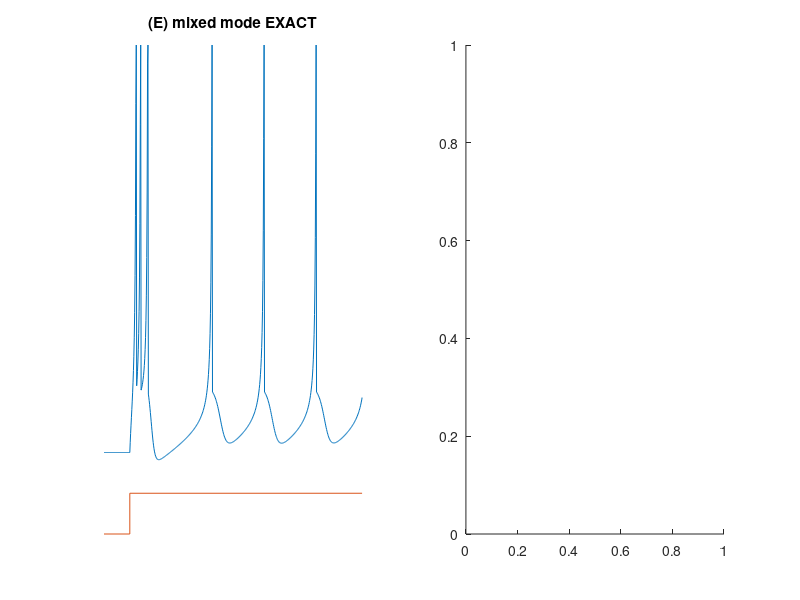

Recreate this plot in MATLAB. (Note: this script raises an error after producing the figure.)
clear;

%%%%%%%%%%%%%%% (E) mixed mode EXACT %%%%%%%%%%%%%%%%%%%%%%%%%
subplot(1,2,1) 
a=0.02; b=0.2;  c=-55;  d=4;
V=-70;  u=b*V;
VV=[];  uu=[];
tau = 0.25; tspan = 0:tau:160;
T1=tspan(end)/10;
for t=tspan
    if (t>T1) 
        I=10;
    else
        I=0;
    end;
    V = V + tau*(0.04*V^2+5*V+140-u+I);
    u = u + tau*a*(b*V-u);
    if V > 30
        VV(end+1)=30;
        V = c;
        u = u + d;
    else
        VV(end+1)=V;
    end;
    uu(end+1)=u;
end;
plot(tspan,VV,[0 T1 T1 max(tspan)],-90+[0 0 10 10]);
axis([0 max(tspan) -90 30])
axis off;
title('(E) mixed mode EXACT');

exact_VV = VV;

%%%%%%%%%%%%%%% (E) mixed mode APPROX %%%%%%%%%%%%%%%%%%%%%%%%%

subplot(1,2,2);

ni = 8;
nf = 8;
upper_bit_count = 8;


ETA_upper_bit_count = 18;

F = fimath('RoundingMethod', 'Nearest', ...
 'OverflowAction', 'Wrap', ...
 'ProductMode', 'SpecifyPrecision', ...
 'ProductWordLength', 2*(ni+nf), ...
 'ProductFractionLength', 2*nf, ...
 'SumMode', 'SpecifyPrecision', ...
 'SumWordLength', ni+nf, ...
 'SumFractionLength', nf, ...
 'CastBeforeSum', true);



a=0.02; b=0.2;  c=-55;  d=4;

a=fi(2^-6 + 2^-8,1,ni+nf,nf);
a.fimath = F;
b=fi(2^-2 - 2^-5,1,ni+nf,nf);
b.fimath = F;
X = fi(2^-5 + 2^-7,1,ni+nf,nf);
X.fimath = F;

V=-70;  u=b*V;
VV=[];  uu=[];
V=fi(V,1,ni+nf,nf);  
u=fi(u,1,ni+nf,nf);
V.fimath = F;
u.fimath = F;
tau = 0.25; tspan = 0:tau:160; %reducedfrom 160
T1=tspan(end)/10;

tau = fi(0.25,1,ni+nf,nf);
tau.fimath = F;
for t=tspan
    if (t>T1) 
        I=fi(10,1,ni+nf,nf);
    else
        I=fi(0,1,ni+nf,nf);
    end;

        ETM1 = ETM(V,V,upper_bit_count,ni,nf);
        ETM1.fimath = F;
        
%         CONST_MULT_X = ETA(ETM1*2^-5,ETM1*2^-7,ETA_upper_bit_count,2*ni,2*nf);
        CONST_MULT_X = ETA(bitshift(ETM1,-5),bitshift(ETM1,-7),...
            ETA_upper_bit_count,2*ni,2*nf);
        
        % 18 bit adder 
%         CONST_MULT_5 = ETA(V*2^2, V,ETA_upper_bit_count,2*ni,2*nf);
        CONST_MULT_5 = ETA(bitshift(sign_extend(V,2*ni,2*nf),2), ...
            sign_extend(V,2*ni,2*nf),ETA_upper_bit_count,2*ni,2*nf);
        
        ADDER1 = ETA(CONST_MULT_X,CONST_MULT_5,ETA_upper_bit_count,2*ni,2*nf);
        
        ADDER2 = I-u;
        
        ADDER3 = INT_ADD(ADDER2,140,ni+1);
        
        ADDER4 = ETA(ADDER1,ADDER3,ETA_upper_bit_count,2*ni,2*nf);
        
        CONST_MULT_tau = bitshift(ADDER4,-2);
        
%         ADDER5 = fi(ADDER4*tau,1,ni+nf,nf)+V;
        ADDER5 = truncate(CONST_MULT_tau,ni,nf,F) + V;
        
        V = ADDER5;
        
%         CONST_MULT_b = fi(V*2^-2,1,ni+nf,nf) - fi(V*2^-5,1,ni+nf,nf);
        CONST_MULT_b = truncate(bitshift(sign_extend(V,2*ni,2*nf),-2),ni,nf,F) - ...
            truncate(bitshift(sign_extend(V,2*ni,2*nf),-5),ni,nf,F);
        
        ADDER6 = CONST_MULT_b-u;
        
%         CONST_MULT_a = fi(ADDER6*2^-6,1,ni+nf,nf) + fi(ADDER6*2^-8,1,ni+nf,nf);
        CONST_MULT_a = truncate(bitshift(sign_extend(ADDER6,2*ni,2*nf),-6),ni,nf,F) + ...
            truncate(bitshift(sign_extend(ADDER6,2*ni,2*nf),-8),ni,nf,F);
        
        CONST_MULT_tau = bitshift(CONST_MULT_a,-2);
        
%         ADDER7 = fi(CONST_MULT_a*tau,1,ni+nf,nf)+u;
        ADDER7 = CONST_MULT_tau+u;
        
        u = ADDER7;

if V > 30
        VV(end+1)=30;
        V = fi(c,1,ni+nf,nf,F);
        u = INT_ADD(u,d,ni+1);
        u.fimath = F;
    else
        VV(end+1)=V;
    end;
    uu(end+1)=u;
end;
plot(tspan,VV,[0 T1 T1 max(tspan)],-90+[0 0 10 10]);
axis([0 max(tspan) -90 30])
axis off;
title('(E) mixed mode APPROX');

approx_VV = VV;

%%%%%%%%%%%%%%% ERROR ANALYSIS %%%%%%%%%%%%%%%%%%%%%%

%%%%%%%%%%%%%%%%%%%%%%%%%%%%%%%%% RSEE %%%%%%%%%%%%%%%%%%%%%%%%%%%%%%%%%%%%%%%%%%

RSEE = abs((sum(abs(exact_VV.^2))-sum(abs(approx_VV.^2)))/sum(exact_VV.^2))*100;

%%%%%%%%%%%%%%%%%%%%%%%%%%%%%%%%% ERRt %%%%%%%%%%%%%%%%%%%%%%%%%%%%%%%%%%%%%%%%%%



exact_spikes = find(exact_VV == 30);
approx_spikes = find(approx_VV == 30);
delta_exact = exact_spikes - [exact_spikes(2:end) 0]; delta_exact = delta_exact(1:end-1);
delta_approx = approx_spikes - [approx_spikes(2:end) 0]; delta_approx = delta_approx(1:end-1);
ERRt = abs((delta_approx-delta_exact)./delta_approx);

%%%%%%%%%%%%%%%%%%%%%%%%%%%%%%%%% MERRt %%%%%%%%%%%%%%%%%%%%%%%%%%%%%%%%%%%%%%%%%%

MERRt = sum(ERRt)/length(ERRt)*100;

%%%%%%%%%%%%%%%%%%%%%%%%%%%%%%%%%%%%%%%%%%%%%%%%%%%%%%%%%%%%%%%%%%%%%%%%%%%

row_names = {'RSEE', 'MERRt'};
error_E = [RSEE;MERRt];
table(error_E,'RowNames',row_names)

